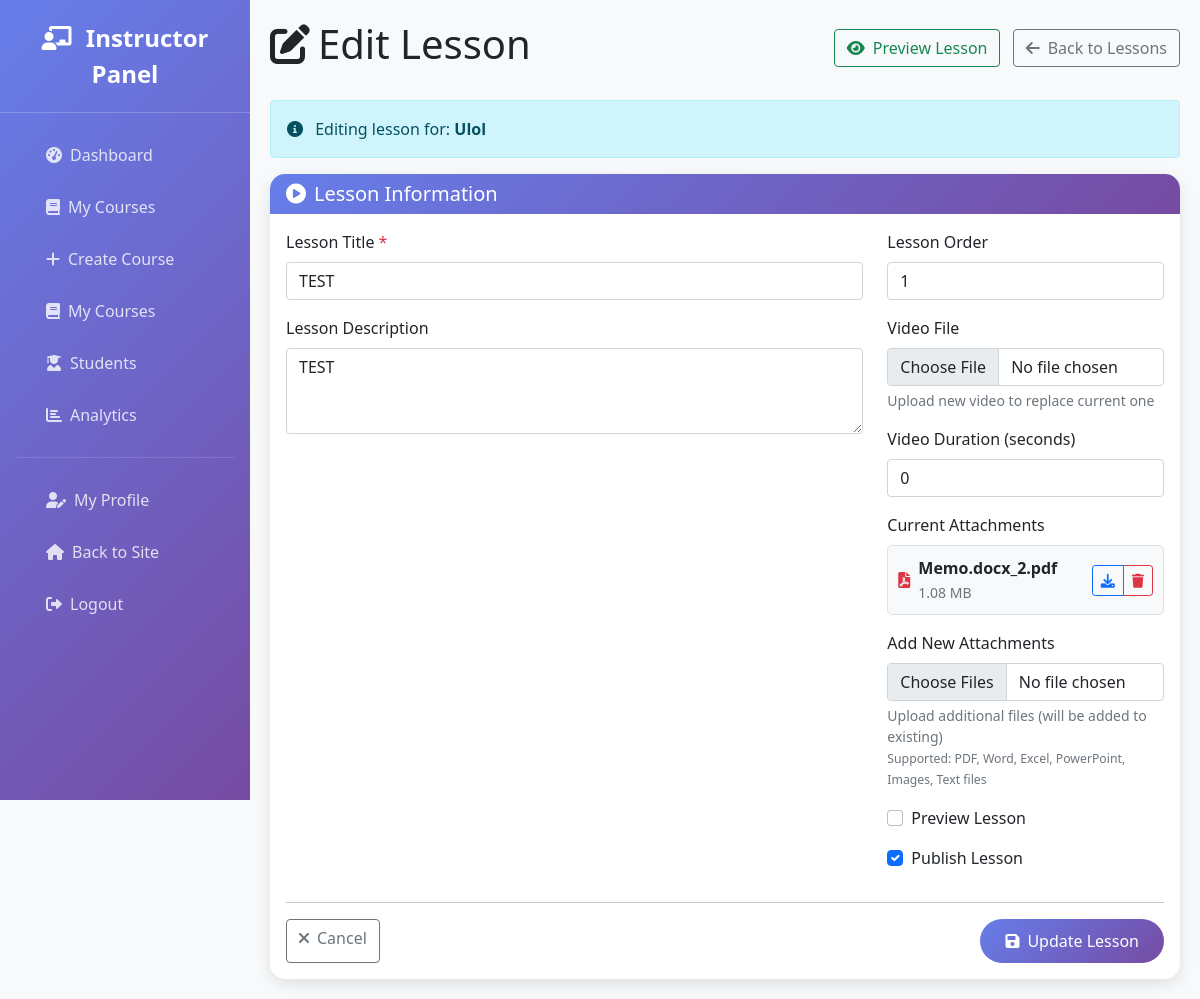
Screenshot of /instructor/edit-lesson.php?id=1 (signed in) with the database file from the repository.
### tables this page shows
CREATE TABLE `lessons` (
  `id` int(11) NOT NULL,
  `course_id` int(11) NOT NULL,
  `title` varchar(200) NOT NULL,
  `description` text DEFAULT NULL,
  `content` longtext DEFAULT NULL,
  `video_url` varchar(500) DEFAULT NULL,
  `video_duration` int(11) DEFAULT 0,
  `lesson_order` int(11) NOT NULL,
  `is_preview` tinyint(1) DEFAULT 0,
  `attachments` longtext DEFAULT NULL CHECK (json_valid(`attachments`)),
  `quiz_id` int(11) DEFAULT NULL,
  `is_published` tinyint(1) DEFAULT 1,
  `created_at` timestamp NOT NULL DEFAULT current_timestamp(),
  `updated_at` timestamp NOT NULL DEFAULT current_timestamp() ON UPDATE current_timestamp()
);

CREATE TABLE `courses` (
  `id` int(11) NOT NULL,
  `title` varchar(200) NOT NULL,
  `description` text NOT NULL,
  `short_description` varchar(500) DEFAULT NULL,
  `instructor_id` int(11) NOT NULL,
  `category_id` int(11) NOT NULL,
  `price` decimal(10,2) DEFAULT 0.00,
  `is_free` tinyint(1) DEFAULT 1,
  `thumbnail` varchar(255) DEFAULT NULL,
  `video_preview` varchar(255) DEFAULT NULL,
  `level` enum('beginner','intermediate','advanced') DEFAULT 'beginner',
  `duration_hours` int(11) DEFAULT 0,
  `language` varchar(50) DEFAULT 'English',
  `requirements` text DEFAULT NULL,
  `what_you_learn` text DEFAULT NULL,
  `is_published` tinyint(1) DEFAULT 0,
  `is_featured` tinyint(1) DEFAULT 0,
  `enrollment_count` int(11) DEFAULT 0,
  `rating_average` decimal(3,2) DEFAULT 0.00,
  `rating_count` int(11) DEFAULT 0,
  `created_at` timestamp NOT NULL DEFAULT current_timestamp(),
  `updated_at` timestamp NOT NULL DEFAULT current_timestamp() ON UPDATE current_timestamp()
);

### classes/Lesson.php (called while the page is built, shortened)
<?php
require_once __DIR__ . '/../config/config.php';
class Lesson {
    private $conn;
    private $table_name = "lessons";
    public function __construct() {
        $database = new Database();
        $this->conn = $database->getConnection();
    }
    public function getLessonById($id) {
        $query = "SELECT l.*, c.title as course_title, c.instructor_id
                  FROM " . $this->table_name . " l
                  LEFT JOIN courses c ON l.course_id = c.id
                  WHERE l.id = :id";
        $stmt = $this->conn->prepare($query);
        $stmt->bindParam(":id", $id);
        $stmt->execute();
        if ($stmt->rowCount() > 0) {
            $row = $stmt->fetch(PDO::FETCH_ASSOC);
            return $row;
        }
        return false;
    }
}
?>

### config/database.php (called while the page is built, shortened)
<?php
class Database {
    private $host = 'localhost';
    private $db_name = 'elearning_system';
    private $username = 'root';
    private $password = '';
    public function getConnection() {
        $this->conn = null;
        try {
            $this->conn = new PDO(
                "mysql:host=" . $this->host . ";dbname=" . $this->db_name,
                $this->username,
                $this->password,
                array(
                    PDO::ATTR_ERRMODE => PDO::ERRMODE_EXCEPTION,
                    PDO::ATTR_DEFAULT_FETCH_MODE => PDO::FETCH_ASSOC,
                    PDO::MYSQL_ATTR_INIT_COMMAND => "SET NAMES utf8"
                )
            );
        } catch(PDOException $exception) {
            echo "Connection error: " . $exception->getMessage();
        }
        return $this->conn;
    }
}
?>

### config/config.php (called while the page is built, shortened)
<?php
require_once __DIR__ . '/database.php';
function formatFileSize($size) {
    $units = array('B', 'KB', 'MB', 'GB', 'TB');
    for ($i = 0; $size > 1024 && $i < count($units) - 1; $i++) {
        $size /= 1024;
    }
    return round($size, 2) . ' ' . $units[$i];
}
function getFileIcon($filename) {
    $extension = strtolower(pathinfo($filename, PATHINFO_EXTENSION));
    $icons = [
        'pdf' => 'fas fa-file-pdf text-danger',
        'doc' => 'fas fa-file-word text-primary',
        'docx' => 'fas fa-file-word text-primary',
        'txt' => 'fas fa-file-alt text-secondary',
        'rtf' => 'fas fa-file-alt text-secondary',
        'odt' => 'fas fa-file-word text-primary',
        'xls' => 'fas fa-file-excel text-success',
        'xlsx' => 'fas fa-file-excel text-success',
        'ods' => 'fas fa-file-excel text-success',
        'ppt' => 'fas fa-file-powerpoint text-warning',
        'pptx' => 'fas fa-file-powerpoint text-warning',
        'odp' => 'fas fa-file-powerpoint text-warning',
        'jpg' => 'fas fa-file-image text-info',
        'jpeg' => 'fas fa-file-image text-info',
        'png' => 'fas fa-file-image text-info',
        'gif' => 'fas fa-file-image text-info',
        'mp4' => 'fas fa-file-video text-dark',
        'avi' => 'fas fa-file-video text-dark',
        'mov' => 'fas fa-file-video text-dark',
        'wmv' => 'fas fa-file-video text-dark',
        'mp3' => 'fas fa-file-audio text-purple',
        'wav' => 'fas fa-file-audio text-purple',
        'ogg' => 'fas fa-file-audio text-purple',
    ];
    return $icons[$extension] ?? 'fas fa-file text-muted';
}
?>

### instructor/edit-lesson.php (the view, shortened to what this page needs)
<?php
require_once __DIR__ . '/../config/config.php';
require_once __DIR__ . '/../classes/Course.php';
require_once __DIR__ . '/../classes/Lesson.php';
$lesson_id = isset($_GET['id']) ? (int)$_GET['id'] : 0;
$lesson = new Lesson();
$lesson_data = $lesson->getLessonById($lesson_id);
$course_id = $lesson_data['course_id'];
?>
<!DOCTYPE html>
<html lang="en">
<head>
    <link href="https://cdn.jsdelivr.net/npm/bootstrap@5.1.3/dist/css/bootstrap.min.css" rel="stylesheet">
    <link href="https://cdnjs.cloudflare.com/ajax/libs/font-awesome/6.0.0/css/all.min.css" rel="stylesheet">
</head>
<body>
    <div class="sidebar">
        <div class="sidebar-brand">
            <i class="fas fa-chalkboard-teacher me-2"></i>
            Instructor Panel
        </div>
        <nav class="nav flex-column px-3 mt-3">
            <a class="nav-link" href="index.php">
                <i class="fas fa-tachometer-alt me-2"></i>Dashboard
            </a>
            <a class="nav-link" href="courses.php">
                <i class="fas fa-book me-2"></i>My Courses
            </a>
            <a class="nav-link" href="create-course.php">
                <i class="fas fa-plus me-2"></i>Create Course
            </a>
            <a class="nav-link" href="courses.php">
                <i class="fas fa-book me-2"></i>My Courses
            </a>
            <a class="nav-link" href="students.php">
                <i class="fas fa-user-graduate me-2"></i>Students
            </a>
            <a class="nav-link" href="analytics.php">
                <i class="fas fa-chart-bar me-2"></i>Analytics
            </a>
            <hr class="text-white-50">
            <a class="nav-link" href="profile.php">
                <i class="fas fa-user-edit me-2"></i>My Profile
            </a>
            <a class="nav-link" href="<?php echo SITE_URL; ?>/index.php">
                <i class="fas fa-home me-2"></i>Back to Site
            </a>
            <a class="nav-link" href="<?php echo SITE_URL; ?>/auth/logout.php">
                <i class="fas fa-sign-out-alt me-2"></i>Logout
            </a>
        </nav>
    </div>
    <div class="main-content">
        <div class="d-flex justify-content-between align-items-center mb-4">
            <h1><i class="fas fa-edit me-2"></i>Edit Lesson</h1>
            <div>
                <a href="view-lesson.php?id=<?php echo $lesson_id; ?>" class="btn btn-outline-success me-2">
                    <i class="fas fa-eye me-2"></i>Preview Lesson
                </a>
                <a href="lessons.php?course_id=<?php echo $course_id; ?>" class="btn btn-outline-secondary">
                    <i class="fas fa-arrow-left me-2"></i>Back to Lessons
                </a>
            </div>
        </div>
        <div class="alert alert-info">
            <i class="fas fa-info-circle me-2"></i>
            Editing lesson for: <strong><?php echo htmlspecialchars($lesson_data['course_title']); ?></strong>
        </div>
        <div class="card">
            <div class="card-header">
                <h5 class="mb-0">
                    <i class="fas fa-play-circle me-2"></i>Lesson Information
                </h5>
            </div>
            <div class="card-body">
                <form method="POST" enctype="multipart/form-data">
                    <div class="row">
                        <div class="col-lg-8">
                            <div class="mb-3">
                                <label for="title" class="form-label">Lesson Title <span class="text-danger">*</span></label>
                                <input type="text" class="form-control" id="title" name="title"
                                       value="<?php echo htmlspecialchars($lesson_data['title']); ?>"
                                       maxlength="200" required>
                            </div>
                            <div class="mb-3">
                                <label for="description" class="form-label">Lesson Description</label>
                                <textarea class="form-control" id="description" name="description" rows="3"
                                          maxlength="500"><?php echo htmlspecialchars($lesson_data['description']); ?></textarea>
                            </div>
                        </div>
                        <div class="col-lg-4">
                            <div class="mb-3">
                                <label for="lesson_order" class="form-label">Lesson Order</label>
                                <input type="number" class="form-control" id="lesson_order" name="lesson_order"
                                       value="<?php echo $lesson_data['lesson_order']; ?>" min="1" required>
                            </div>
                            <div class="mb-3">
                                <label for="video_file" class="form-label">Video File</label>
                                <input type="file" class="form-control" id="video_file" name="video_file" accept="video/*">
                                <div class="form-text">Upload new video to replace current one</div>
                            </div>
                            <div class="mb-3">
                                <label for="video_duration" class="form-label">Video Duration (seconds)</label>
                                <input type="number" class="form-control" id="video_duration" name="video_duration"
                                       value="<?php echo $lesson_data['video_duration']; ?>" min="0">
                            </div>
                            <?php if ($lesson_data['attachments']): ?>
                                <div class="mb-3">
                                    <label class="form-label">Current Attachments</label>
                                    <?php
                                    $attachments = json_decode($lesson_data['attachments'], true);
                                    if (is_array($attachments)):
                                        foreach ($attachments as $index => $attachment):
                                    ?>
                                        <div class="attachment-item d-flex justify-content-between align-items-center" id="attachment-<?php echo $index; ?>">
                                            <div class="d-flex align-items-center">
                                                <i class="<?php echo getFileIcon($attachment['original_name']); ?> me-2"></i>
                                                <div>
                                                    <div class="fw-bold"><?php echo htmlspecialchars($attachment['original_name']); ?></div>
                                                    <small class="text-muted"><?php echo formatFileSize($attachment['size']); ?></small>
                                                </div>
                                            </div>
                                            <div class="btn-group" role="group">
                                                <a href="<?php echo SITE_URL; ?>/download.php?type=lesson&lesson_id=<?php echo $lesson_id; ?>&file=<?php echo urlencode($attachment['filename']); ?>"
                                                   class="btn btn-outline-primary btn-sm" title="Download">
                                                    <i class="fas fa-download"></i>
                                                </a>
                                                <button type="button" class="btn btn-outline-danger btn-sm"
                                                        onclick="deleteAttachment(<?php echo $lesson_id; ?>, <?php echo $index; ?>, '<?php echo htmlspecialchars($attachment['original_name']); ?>')"
                                                        title="Delete Attachment">
                                                    <i class="fas fa-trash"></i>
                                                </button>
                                            </div>
                                        </div>
                                    <?php
                                        endforeach;
                                    endif;
                                    ?>
                                </div>
                            <?php endif; ?>
                            <div class="mb-3">
                                <label for="attachments" class="form-label">Add New Attachments</label>
                                <input type="file" class="form-control" id="attachments" name="attachments[]" multiple
                                       accept=".pdf,.doc,.docx,.ppt,.pptx,.txt,.xls,.xlsx,.rtf,.odt,.ods,.odp,.jpg,.jpeg,.png,.gif">
                                <div class="form-text">
                                    Upload additional files (will be added to existing)<br>
                                    <small class="text-muted">Supported: PDF, Word, Excel, PowerPoint, Images, Text files</small>
                                </div>
                            </div>
                            <div class="mb-3">
                                <div class="form-check">
                                    <input class="form-check-input" type="checkbox" id="is_preview" name="is_preview"
                                           <?php echo $lesson_data['is_preview'] ? 'checked' : ''; ?>>
                                    <label class="form-check-label" for="is_preview">
                                        Preview Lesson
                                    </label>
                                </div>
                            </div>
                            <div class="mb-3">
                                <div class="form-check">
                                    <input class="form-check-input" type="checkbox" id="is_published" name="is_published"
                                           <?php echo $lesson_data['is_published'] ? 'checked' : ''; ?>>
                                    <label class="form-check-label" for="is_published">
                                        Publish Lesson
                                    </label>
                                </div>
                            </div>
                        </div>
                    </div>
                    <hr>
                    <div class="d-flex justify-content-between">
                        <a href="lessons.php?course_id=<?php echo $course_id; ?>" class="btn btn-outline-secondary">
                            <i class="fas fa-times me-2"></i>Cancel
                        </a>
                        <button type="submit" class="btn btn-primary">
                            <i class="fas fa-save me-2"></i>Update Lesson
                        </button>
                    </div>
                </form>
            </div>
        </div>
    </div>
</body>
</html>

### rows the page displays
lessons: course.title "Ulol", title "TEST", description "TEST", lesson_order "1", video_duration "0", is_published "☑"

### other values shown
$attachment['original_name'] "Memo.docx_2.pdf"
formatFileSize($attachment['size']) "1.08 MB"
